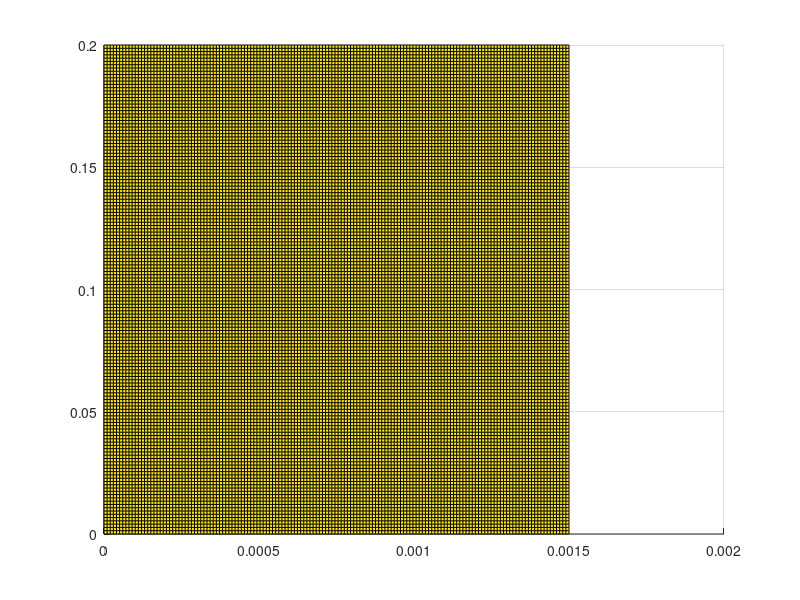

The MATLAB source for this figure:
d12=linspace(0, 0.0015, 150);
sm2=linspace(0.00001, 0.2, 150);

  N1_ans=zeros(length(d12), length(sm2));
    N2_ans=zeros(length(d12), length(sm2));
  N1_ans=dlmread('N1cctoD1_04_d.txt');
    N2_ans=dlmread('N2cctoD1_04_d.txt');
    figure;
    hold on;
    grid on;
    surf(d12, sm2, N1_ans);
    surf(d12, sm2, N2_ans);